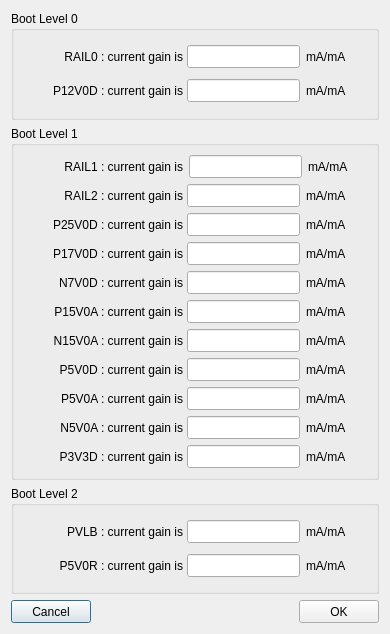
<?xml version="1.0" encoding="UTF-8"?>
<ui version="4.0">
 <class>Dialog</class>
 <widget class="QDialog" name="Dialog">
  <property name="geometry">
   <rect>
    <x>0</x>
    <y>0</y>
    <width>390</width>
    <height>634</height>
   </rect>
  </property>
  <property name="sizePolicy">
   <sizepolicy hsizetype="Preferred" vsizetype="Preferred">
    <horstretch>0</horstretch>
    <verstretch>0</verstretch>
   </sizepolicy>
  </property>
  <property name="minimumSize">
   <size>
    <width>390</width>
    <height>634</height>
   </size>
  </property>
  <property name="maximumSize">
   <size>
    <width>390</width>
    <height>634</height>
   </size>
  </property>
  <property name="windowTitle">
   <string>Dialog</string>
  </property>
  <layout class="QVBoxLayout" name="verticalLayout_4">
   <item>
    <widget class="QGroupBox" name="bootLevel2GroupBox_2">
     <property name="sizePolicy">
      <sizepolicy hsizetype="Preferred" vsizetype="Preferred">
       <horstretch>0</horstretch>
       <verstretch>0</verstretch>
      </sizepolicy>
     </property>
     <property name="title">
      <string>Boot Level 0</string>
     </property>
     <layout class="QVBoxLayout" name="verticalLayout_3">
      <item>
       <layout class="QHBoxLayout" name="horizontalLayout_15">
        <item>
         <widget class="QLabel" name="RAIL0_Label">
          <property name="sizePolicy">
           <sizepolicy hsizetype="Fixed" vsizetype="Fixed">
            <horstretch>0</horstretch>
            <verstretch>0</verstretch>
           </sizepolicy>
          </property>
          <property name="minimumSize">
           <size>
            <width>160</width>
            <height>21</height>
           </size>
          </property>
          <property name="maximumSize">
           <size>
            <width>160</width>
            <height>21</height>
           </size>
          </property>
          <property name="text">
           <string>RAIL0 : current gain is</string>
          </property>
          <property name="alignment">
           <set>Qt::AlignRight|Qt::AlignTrailing|Qt::AlignVCenter</set>
          </property>
         </widget>
        </item>
        <item>
         <widget class="QLineEdit" name="RAIL0_IGAIN">
          <property name="minimumSize">
           <size>
            <width>113</width>
            <height>23</height>
           </size>
          </property>
          <property name="maximumSize">
           <size>
            <width>113</width>
            <height>23</height>
           </size>
          </property>
          <property name="alignment">
           <set>Qt::AlignCenter</set>
          </property>
         </widget>
        </item>
        <item>
         <widget class="QLabel" name="label_38">
          <property name="sizePolicy">
           <sizepolicy hsizetype="Fixed" vsizetype="Fixed">
            <horstretch>0</horstretch>
            <verstretch>0</verstretch>
           </sizepolicy>
          </property>
          <property name="minimumSize">
           <size>
            <width>61</width>
            <height>21</height>
           </size>
          </property>
          <property name="maximumSize">
           <size>
            <width>61</width>
            <height>21</height>
           </size>
          </property>
          <property name="text">
           <string>mA/mA</string>
          </property>
         </widget>
        </item>
       </layout>
      </item>
      <item>
       <layout class="QHBoxLayout" name="horizontalLayout_16">
        <item>
         <widget class="QLabel" name="P12V0D_Label">
          <property name="sizePolicy">
           <sizepolicy hsizetype="Fixed" vsizetype="Fixed">
            <horstretch>0</horstretch>
            <verstretch>0</verstretch>
           </sizepolicy>
          </property>
          <property name="minimumSize">
           <size>
            <width>160</width>
            <height>21</height>
           </size>
          </property>
          <property name="maximumSize">
           <size>
            <width>160</width>
            <height>21</height>
           </size>
          </property>
          <property name="text">
           <string>P12V0D : current gain is</string>
          </property>
          <property name="alignment">
           <set>Qt::AlignRight|Qt::AlignTrailing|Qt::AlignVCenter</set>
          </property>
         </widget>
        </item>
        <item>
         <widget class="QLineEdit" name="P12V0D_IGAIN">
          <property name="minimumSize">
           <size>
            <width>113</width>
            <height>23</height>
           </size>
          </property>
          <property name="maximumSize">
           <size>
            <width>113</width>
            <height>23</height>
           </size>
          </property>
          <property name="alignment">
           <set>Qt::AlignCenter</set>
          </property>
         </widget>
        </item>
        <item>
         <widget class="QLabel" name="label_37">
          <property name="sizePolicy">
           <sizepolicy hsizetype="Fixed" vsizetype="Fixed">
            <horstretch>0</horstretch>
            <verstretch>0</verstretch>
           </sizepolicy>
          </property>
          <property name="minimumSize">
           <size>
            <width>61</width>
            <height>21</height>
           </size>
          </property>
          <property name="maximumSize">
           <size>
            <width>61</width>
            <height>21</height>
           </size>
          </property>
          <property name="text">
           <string>mA/mA</string>
          </property>
         </widget>
        </item>
       </layout>
      </item>
     </layout>
    </widget>
   </item>
   <item>
    <widget class="QGroupBox" name="bootLevel1GroupBox">
     <property name="title">
      <string>Boot Level 1</string>
     </property>
     <layout class="QVBoxLayout" name="verticalLayout">
      <item>
       <layout class="QHBoxLayout" name="horizontalLayout">
        <item>
         <widget class="QLabel" name="RAIL1_Label">
          <property name="sizePolicy">
           <sizepolicy hsizetype="Fixed" vsizetype="Fixed">
            <horstretch>0</horstretch>
            <verstretch>0</verstretch>
           </sizepolicy>
          </property>
          <property name="minimumSize">
           <size>
            <width>160</width>
            <height>21</height>
           </size>
          </property>
          <property name="maximumSize">
           <size>
            <width>160</width>
            <height>21</height>
           </size>
          </property>
          <property name="text">
           <string>RAIL1 : current gain is</string>
          </property>
          <property name="alignment">
           <set>Qt::AlignRight|Qt::AlignTrailing|Qt::AlignVCenter</set>
          </property>
         </widget>
        </item>
        <item>
         <widget class="QLineEdit" name="RAIL1_IGAIN">
          <property name="minimumSize">
           <size>
            <width>113</width>
            <height>23</height>
           </size>
          </property>
          <property name="maximumSize">
           <size>
            <width>113</width>
            <height>23</height>
           </size>
          </property>
          <property name="alignment">
           <set>Qt::AlignCenter</set>
          </property>
         </widget>
        </item>
        <item>
         <widget class="QLabel" name="label">
          <property name="sizePolicy">
           <sizepolicy hsizetype="Fixed" vsizetype="Fixed">
            <horstretch>0</horstretch>
            <verstretch>0</verstretch>
           </sizepolicy>
          </property>
          <property name="minimumSize">
           <size>
            <width>30</width>
            <height>21</height>
           </size>
          </property>
          <property name="maximumSize">
           <size>
            <width>100</width>
            <height>21</height>
           </size>
          </property>
          <property name="text">
           <string>mA/mA</string>
          </property>
         </widget>
        </item>
       </layout>
      </item>
      <item>
       <layout class="QHBoxLayout" name="horizontalLayout_2">
        <item>
         <widget class="QLabel" name="RAIL2_PRE">
          <property name="sizePolicy">
           <sizepolicy hsizetype="Fixed" vsizetype="Fixed">
            <horstretch>0</horstretch>
            <verstretch>0</verstretch>
           </sizepolicy>
          </property>
          <property name="minimumSize">
           <size>
            <width>160</width>
            <height>21</height>
           </size>
          </property>
          <property name="maximumSize">
           <size>
            <width>160</width>
            <height>21</height>
           </size>
          </property>
          <property name="text">
           <string>RAIL2 : current gain is</string>
          </property>
          <property name="alignment">
           <set>Qt::AlignRight|Qt::AlignTrailing|Qt::AlignVCenter</set>
          </property>
         </widget>
        </item>
        <item>
         <widget class="QLineEdit" name="RAIL2_IGAIN">
          <property name="minimumSize">
           <size>
            <width>113</width>
            <height>23</height>
           </size>
          </property>
          <property name="maximumSize">
           <size>
            <width>113</width>
            <height>23</height>
           </size>
          </property>
          <property name="alignment">
           <set>Qt::AlignCenter</set>
          </property>
         </widget>
        </item>
        <item>
         <widget class="QLabel" name="label_25">
          <property name="sizePolicy">
           <sizepolicy hsizetype="Fixed" vsizetype="Fixed">
            <horstretch>0</horstretch>
            <verstretch>0</verstretch>
           </sizepolicy>
          </property>
          <property name="minimumSize">
           <size>
            <width>61</width>
            <height>21</height>
           </size>
          </property>
          <property name="maximumSize">
           <size>
            <width>61</width>
            <height>21</height>
           </size>
          </property>
          <property name="text">
           <string>mA/mA</string>
          </property>
         </widget>
        </item>
       </layout>
      </item>
      <item>
       <layout class="QHBoxLayout" name="horizontalLayout_3">
        <item>
         <widget class="QLabel" name="P25V0D_PRE">
          <property name="sizePolicy">
           <sizepolicy hsizetype="Fixed" vsizetype="Fixed">
            <horstretch>0</horstretch>
            <verstretch>0</verstretch>
           </sizepolicy>
          </property>
          <property name="minimumSize">
           <size>
            <width>160</width>
            <height>21</height>
           </size>
          </property>
          <property name="maximumSize">
           <size>
            <width>160</width>
            <height>21</height>
           </size>
          </property>
          <property name="text">
           <string>P25V0D : current gain is</string>
          </property>
          <property name="alignment">
           <set>Qt::AlignRight|Qt::AlignTrailing|Qt::AlignVCenter</set>
          </property>
         </widget>
        </item>
        <item>
         <widget class="QLineEdit" name="P25V0D_IGAIN">
          <property name="minimumSize">
           <size>
            <width>113</width>
            <height>23</height>
           </size>
          </property>
          <property name="maximumSize">
           <size>
            <width>113</width>
            <height>23</height>
           </size>
          </property>
          <property name="alignment">
           <set>Qt::AlignCenter</set>
          </property>
         </widget>
        </item>
        <item>
         <widget class="QLabel" name="label_26">
          <property name="sizePolicy">
           <sizepolicy hsizetype="Fixed" vsizetype="Fixed">
            <horstretch>0</horstretch>
            <verstretch>0</verstretch>
           </sizepolicy>
          </property>
          <property name="minimumSize">
           <size>
            <width>61</width>
            <height>21</height>
           </size>
          </property>
          <property name="maximumSize">
           <size>
            <width>61</width>
            <height>21</height>
           </size>
          </property>
          <property name="text">
           <string>mA/mA</string>
          </property>
         </widget>
        </item>
       </layout>
      </item>
      <item>
       <layout class="QHBoxLayout" name="horizontalLayout_4">
        <item>
         <widget class="QLabel" name="label_3">
          <property name="sizePolicy">
           <sizepolicy hsizetype="Fixed" vsizetype="Fixed">
            <horstretch>0</horstretch>
            <verstretch>0</verstretch>
           </sizepolicy>
          </property>
          <property name="minimumSize">
           <size>
            <width>160</width>
            <height>21</height>
           </size>
          </property>
          <property name="maximumSize">
           <size>
            <width>160</width>
            <height>21</height>
           </size>
          </property>
          <property name="text">
           <string>P17V0D : current gain is</string>
          </property>
          <property name="alignment">
           <set>Qt::AlignRight|Qt::AlignTrailing|Qt::AlignVCenter</set>
          </property>
         </widget>
        </item>
        <item>
         <widget class="QLineEdit" name="P17V0D_IGAIN">
          <property name="minimumSize">
           <size>
            <width>113</width>
            <height>23</height>
           </size>
          </property>
          <property name="maximumSize">
           <size>
            <width>113</width>
            <height>23</height>
           </size>
          </property>
          <property name="alignment">
           <set>Qt::AlignCenter</set>
          </property>
         </widget>
        </item>
        <item>
         <widget class="QLabel" name="label_27">
          <property name="sizePolicy">
           <sizepolicy hsizetype="Fixed" vsizetype="Fixed">
            <horstretch>0</horstretch>
            <verstretch>0</verstretch>
           </sizepolicy>
          </property>
          <property name="minimumSize">
           <size>
            <width>61</width>
            <height>21</height>
           </size>
          </property>
          <property name="maximumSize">
           <size>
            <width>61</width>
            <height>21</height>
           </size>
          </property>
          <property name="text">
           <string>mA/mA</string>
          </property>
         </widget>
        </item>
       </layout>
      </item>
      <item>
       <layout class="QHBoxLayout" name="horizontalLayout_5">
        <item>
         <widget class="QLabel" name="label_4">
          <property name="sizePolicy">
           <sizepolicy hsizetype="Fixed" vsizetype="Fixed">
            <horstretch>0</horstretch>
            <verstretch>0</verstretch>
           </sizepolicy>
          </property>
          <property name="minimumSize">
           <size>
            <width>160</width>
            <height>21</height>
           </size>
          </property>
          <property name="maximumSize">
           <size>
            <width>160</width>
            <height>21</height>
           </size>
          </property>
          <property name="text">
           <string>N7V0D : current gain is</string>
          </property>
          <property name="alignment">
           <set>Qt::AlignRight|Qt::AlignTrailing|Qt::AlignVCenter</set>
          </property>
         </widget>
        </item>
        <item>
         <widget class="QLineEdit" name="N7V0D_IGAIN">
          <property name="minimumSize">
           <size>
            <width>113</width>
            <height>23</height>
           </size>
          </property>
          <property name="maximumSize">
           <size>
            <width>113</width>
            <height>23</height>
           </size>
          </property>
          <property name="alignment">
           <set>Qt::AlignCenter</set>
          </property>
         </widget>
        </item>
        <item>
         <widget class="QLabel" name="label_28">
          <property name="sizePolicy">
           <sizepolicy hsizetype="Fixed" vsizetype="Fixed">
            <horstretch>0</horstretch>
            <verstretch>0</verstretch>
           </sizepolicy>
          </property>
          <property name="minimumSize">
           <size>
            <width>61</width>
            <height>21</height>
           </size>
          </property>
          <property name="maximumSize">
           <size>
            <width>61</width>
            <height>21</height>
           </size>
          </property>
          <property name="text">
           <string>mA/mA</string>
          </property>
         </widget>
        </item>
       </layout>
      </item>
      <item>
       <layout class="QHBoxLayout" name="horizontalLayout_6">
        <item>
         <widget class="QLabel" name="label_5">
          <property name="sizePolicy">
           <sizepolicy hsizetype="Fixed" vsizetype="Fixed">
            <horstretch>0</horstretch>
            <verstretch>0</verstretch>
           </sizepolicy>
          </property>
          <property name="minimumSize">
           <size>
            <width>160</width>
            <height>21</height>
           </size>
          </property>
          <property name="maximumSize">
           <size>
            <width>160</width>
            <height>21</height>
           </size>
          </property>
          <property name="text">
           <string>P15V0A : current gain is</string>
          </property>
          <property name="alignment">
           <set>Qt::AlignRight|Qt::AlignTrailing|Qt::AlignVCenter</set>
          </property>
         </widget>
        </item>
        <item>
         <widget class="QLineEdit" name="P15V0A_IGAIN">
          <property name="minimumSize">
           <size>
            <width>113</width>
            <height>23</height>
           </size>
          </property>
          <property name="maximumSize">
           <size>
            <width>113</width>
            <height>23</height>
           </size>
          </property>
          <property name="alignment">
           <set>Qt::AlignCenter</set>
          </property>
         </widget>
        </item>
        <item>
         <widget class="QLabel" name="label_29">
          <property name="sizePolicy">
           <sizepolicy hsizetype="Fixed" vsizetype="Fixed">
            <horstretch>0</horstretch>
            <verstretch>0</verstretch>
           </sizepolicy>
          </property>
          <property name="minimumSize">
           <size>
            <width>61</width>
            <height>21</height>
           </size>
          </property>
          <property name="maximumSize">
           <size>
            <width>61</width>
            <height>21</height>
           </size>
          </property>
          <property name="text">
           <string>mA/mA</string>
          </property>
         </widget>
        </item>
       </layout>
      </item>
      <item>
       <layout class="QHBoxLayout" name="horizontalLayout_7">
        <item>
         <widget class="QLabel" name="label_6">
          <property name="sizePolicy">
           <sizepolicy hsizetype="Fixed" vsizetype="Fixed">
            <horstretch>0</horstretch>
            <verstretch>0</verstretch>
           </sizepolicy>
          </property>
          <property name="minimumSize">
           <size>
            <width>160</width>
            <height>21</height>
           </size>
          </property>
          <property name="maximumSize">
           <size>
            <width>160</width>
            <height>21</height>
           </size>
          </property>
          <property name="text">
           <string>N15V0A : current gain is</string>
          </property>
          <property name="alignment">
           <set>Qt::AlignRight|Qt::AlignTrailing|Qt::AlignVCenter</set>
          </property>
         </widget>
        </item>
        <item>
         <widget class="QLineEdit" name="N15V0A_IGAIN">
          <property name="minimumSize">
           <size>
            <width>113</width>
            <height>23</height>
           </size>
          </property>
          <property name="maximumSize">
           <size>
            <width>113</width>
            <height>23</height>
           </size>
          </property>
          <property name="alignment">
           <set>Qt::AlignCenter</set>
          </property>
         </widget>
        </item>
        <item>
         <widget class="QLabel" name="label_30">
          <property name="sizePolicy">
           <sizepolicy hsizetype="Fixed" vsizetype="Fixed">
            <horstretch>0</horstretch>
            <verstretch>0</verstretch>
           </sizepolicy>
          </property>
          <property name="minimumSize">
           <size>
            <width>61</width>
            <height>21</height>
           </size>
          </property>
          <property name="maximumSize">
           <size>
            <width>61</width>
            <height>21</height>
           </size>
          </property>
          <property name="text">
           <string>mA/mA</string>
          </property>
         </widget>
        </item>
       </layout>
      </item>
      <item>
       <layout class="QHBoxLayout" name="horizontalLayout_8">
        <item>
         <widget class="QLabel" name="label_7">
          <property name="sizePolicy">
           <sizepolicy hsizetype="Fixed" vsizetype="Fixed">
            <horstretch>0</horstretch>
            <verstretch>0</verstretch>
           </sizepolicy>
          </property>
          <property name="minimumSize">
           <size>
            <width>160</width>
            <height>21</height>
           </size>
          </property>
          <property name="maximumSize">
           <size>
            <width>160</width>
            <height>21</height>
           </size>
          </property>
          <property name="text">
           <string>P5V0D : current gain is</string>
          </property>
          <property name="alignment">
           <set>Qt::AlignRight|Qt::AlignTrailing|Qt::AlignVCenter</set>
          </property>
         </widget>
        </item>
        <item>
         <widget class="QLineEdit" name="P5V0D_IGAIN">
          <property name="minimumSize">
           <size>
            <width>113</width>
            <height>23</height>
           </size>
          </property>
          <property name="maximumSize">
           <size>
            <width>113</width>
            <height>23</height>
           </size>
          </property>
          <property name="alignment">
           <set>Qt::AlignCenter</set>
          </property>
         </widget>
        </item>
        <item>
         <widget class="QLabel" name="label_31">
          <property name="sizePolicy">
           <sizepolicy hsizetype="Fixed" vsizetype="Fixed">
            <horstretch>0</horstretch>
            <verstretch>0</verstretch>
           </sizepolicy>
          </property>
          <property name="minimumSize">
           <size>
            <width>61</width>
            <height>21</height>
           </size>
          </property>
          <property name="maximumSize">
           <size>
            <width>61</width>
            <height>21</height>
           </size>
          </property>
          <property name="text">
           <string>mA/mA</string>
          </property>
         </widget>
        </item>
       </layout>
      </item>
      <item>
       <layout class="QHBoxLayout" name="horizontalLayout_9">
        <item>
         <widget class="QLabel" name="label_8">
          <property name="sizePolicy">
           <sizepolicy hsizetype="Fixed" vsizetype="Fixed">
            <horstretch>0</horstretch>
            <verstretch>0</verstretch>
           </sizepolicy>
          </property>
          <property name="minimumSize">
           <size>
            <width>160</width>
            <height>21</height>
           </size>
          </property>
          <property name="maximumSize">
           <size>
            <width>160</width>
            <height>21</height>
           </size>
          </property>
          <property name="text">
           <string>P5V0A : current gain is</string>
          </property>
          <property name="alignment">
           <set>Qt::AlignRight|Qt::AlignTrailing|Qt::AlignVCenter</set>
          </property>
         </widget>
        </item>
        <item>
         <widget class="QLineEdit" name="P5V0A_IGAIN">
          <property name="minimumSize">
           <size>
            <width>113</width>
            <height>23</height>
           </size>
          </property>
          <property name="maximumSize">
           <size>
            <width>113</width>
            <height>23</height>
           </size>
          </property>
          <property name="alignment">
           <set>Qt::AlignCenter</set>
          </property>
         </widget>
        </item>
        <item>
         <widget class="QLabel" name="label_32">
          <property name="sizePolicy">
           <sizepolicy hsizetype="Fixed" vsizetype="Fixed">
            <horstretch>0</horstretch>
            <verstretch>0</verstretch>
           </sizepolicy>
          </property>
          <property name="minimumSize">
           <size>
            <width>61</width>
            <height>21</height>
           </size>
          </property>
          <property name="maximumSize">
           <size>
            <width>61</width>
            <height>21</height>
           </size>
          </property>
          <property name="text">
           <string>mA/mA</string>
          </property>
         </widget>
        </item>
       </layout>
      </item>
      <item>
       <layout class="QHBoxLayout" name="horizontalLayout_10">
        <item>
         <widget class="QLabel" name="label_9">
          <property name="sizePolicy">
           <sizepolicy hsizetype="Fixed" vsizetype="Fixed">
            <horstretch>0</horstretch>
            <verstretch>0</verstretch>
           </sizepolicy>
          </property>
          <property name="minimumSize">
           <size>
            <width>160</width>
            <height>21</height>
           </size>
          </property>
          <property name="maximumSize">
           <size>
            <width>160</width>
            <height>21</height>
           </size>
          </property>
          <property name="text">
           <string>N5V0A : current gain is</string>
          </property>
          <property name="alignment">
           <set>Qt::AlignRight|Qt::AlignTrailing|Qt::AlignVCenter</set>
          </property>
         </widget>
        </item>
        <item>
         <widget class="QLineEdit" name="N5V0A_IGAIN">
          <property name="minimumSize">
           <size>
            <width>113</width>
            <height>23</height>
           </size>
          </property>
          <property name="maximumSize">
           <size>
            <width>113</width>
            <height>23</height>
           </size>
          </property>
          <property name="alignment">
           <set>Qt::AlignCenter</set>
          </property>
         </widget>
        </item>
        <item>
         <widget class="QLabel" name="label_33">
          <property name="sizePolicy">
           <sizepolicy hsizetype="Fixed" vsizetype="Fixed">
            <horstretch>0</horstretch>
            <verstretch>0</verstretch>
           </sizepolicy>
          </property>
          <property name="minimumSize">
           <size>
            <width>61</width>
            <height>21</height>
           </size>
          </property>
          <property name="maximumSize">
           <size>
            <width>61</width>
            <height>21</height>
           </size>
          </property>
          <property name="text">
           <string>mA/mA</string>
          </property>
         </widget>
        </item>
       </layout>
      </item>
      <item>
       <layout class="QHBoxLayout" name="horizontalLayout_11">
        <item>
         <widget class="QLabel" name="label_10">
          <property name="sizePolicy">
           <sizepolicy hsizetype="Fixed" vsizetype="Fixed">
            <horstretch>0</horstretch>
            <verstretch>0</verstretch>
           </sizepolicy>
          </property>
          <property name="minimumSize">
           <size>
            <width>160</width>
            <height>21</height>
           </size>
          </property>
          <property name="maximumSize">
           <size>
            <width>160</width>
            <height>21</height>
           </size>
          </property>
          <property name="text">
           <string>P3V3D : current gain is</string>
          </property>
          <property name="alignment">
           <set>Qt::AlignRight|Qt::AlignTrailing|Qt::AlignVCenter</set>
          </property>
         </widget>
        </item>
        <item>
         <widget class="QLineEdit" name="P3V3D_IGAIN">
          <property name="minimumSize">
           <size>
            <width>113</width>
            <height>23</height>
           </size>
          </property>
          <property name="maximumSize">
           <size>
            <width>113</width>
            <height>23</height>
           </size>
          </property>
          <property name="alignment">
           <set>Qt::AlignCenter</set>
          </property>
         </widget>
        </item>
        <item>
         <widget class="QLabel" name="label_34">
          <property name="sizePolicy">
           <sizepolicy hsizetype="Fixed" vsizetype="Fixed">
            <horstretch>0</horstretch>
            <verstretch>0</verstretch>
           </sizepolicy>
          </property>
          <property name="minimumSize">
           <size>
            <width>61</width>
            <height>21</height>
           </size>
          </property>
          <property name="maximumSize">
           <size>
            <width>61</width>
            <height>21</height>
           </size>
          </property>
          <property name="text">
           <string>mA/mA</string>
          </property>
         </widget>
        </item>
       </layout>
      </item>
     </layout>
    </widget>
   </item>
   <item>
    <widget class="QGroupBox" name="bootLevel2GroupBox">
     <property name="sizePolicy">
      <sizepolicy hsizetype="Preferred" vsizetype="Preferred">
       <horstretch>0</horstretch>
       <verstretch>0</verstretch>
      </sizepolicy>
     </property>
     <property name="title">
      <string>Boot Level 2</string>
     </property>
     <layout class="QVBoxLayout" name="verticalLayout_2">
      <item>
       <layout class="QHBoxLayout" name="horizontalLayout_12">
        <item>
         <widget class="QLabel" name="label_11">
          <property name="sizePolicy">
           <sizepolicy hsizetype="Fixed" vsizetype="Fixed">
            <horstretch>0</horstretch>
            <verstretch>0</verstretch>
           </sizepolicy>
          </property>
          <property name="minimumSize">
           <size>
            <width>160</width>
            <height>21</height>
           </size>
          </property>
          <property name="maximumSize">
           <size>
            <width>160</width>
            <height>21</height>
           </size>
          </property>
          <property name="text">
           <string>PVLB : current gain is</string>
          </property>
          <property name="alignment">
           <set>Qt::AlignRight|Qt::AlignTrailing|Qt::AlignVCenter</set>
          </property>
         </widget>
        </item>
        <item>
         <widget class="QLineEdit" name="PVLB_IGAIN">
          <property name="minimumSize">
           <size>
            <width>113</width>
            <height>23</height>
           </size>
          </property>
          <property name="maximumSize">
           <size>
            <width>113</width>
            <height>23</height>
           </size>
          </property>
          <property name="alignment">
           <set>Qt::AlignCenter</set>
          </property>
         </widget>
        </item>
        <item>
         <widget class="QLabel" name="label_35">
          <property name="sizePolicy">
           <sizepolicy hsizetype="Fixed" vsizetype="Fixed">
            <horstretch>0</horstretch>
            <verstretch>0</verstretch>
           </sizepolicy>
          </property>
          <property name="minimumSize">
           <size>
            <width>61</width>
            <height>21</height>
           </size>
          </property>
          <property name="maximumSize">
           <size>
            <width>61</width>
            <height>21</height>
           </size>
          </property>
          <property name="text">
           <string>mA/mA</string>
          </property>
         </widget>
        </item>
       </layout>
      </item>
      <item>
       <layout class="QHBoxLayout" name="horizontalLayout_13">
        <item>
         <widget class="QLabel" name="label_12">
          <property name="sizePolicy">
           <sizepolicy hsizetype="Fixed" vsizetype="Fixed">
            <horstretch>0</horstretch>
            <verstretch>0</verstretch>
           </sizepolicy>
          </property>
          <property name="minimumSize">
           <size>
            <width>160</width>
            <height>21</height>
           </size>
          </property>
          <property name="maximumSize">
           <size>
            <width>160</width>
            <height>21</height>
           </size>
          </property>
          <property name="text">
           <string>P5V0R : current gain is</string>
          </property>
          <property name="alignment">
           <set>Qt::AlignRight|Qt::AlignTrailing|Qt::AlignVCenter</set>
          </property>
         </widget>
        </item>
        <item>
         <widget class="QLineEdit" name="P5V0R_IGAIN">
          <property name="minimumSize">
           <size>
            <width>113</width>
            <height>23</height>
           </size>
          </property>
          <property name="maximumSize">
           <size>
            <width>113</width>
            <height>23</height>
           </size>
          </property>
          <property name="alignment">
           <set>Qt::AlignCenter</set>
          </property>
         </widget>
        </item>
        <item>
         <widget class="QLabel" name="label_36">
          <property name="sizePolicy">
           <sizepolicy hsizetype="Fixed" vsizetype="Fixed">
            <horstretch>0</horstretch>
            <verstretch>0</verstretch>
           </sizepolicy>
          </property>
          <property name="minimumSize">
           <size>
            <width>61</width>
            <height>21</height>
           </size>
          </property>
          <property name="maximumSize">
           <size>
            <width>61</width>
            <height>21</height>
           </size>
          </property>
          <property name="text">
           <string>mA/mA</string>
          </property>
         </widget>
        </item>
       </layout>
      </item>
     </layout>
    </widget>
   </item>
   <item>
    <layout class="QHBoxLayout" name="horizontalLayout_14">
     <item>
      <widget class="QPushButton" name="CancelButton">
       <property name="minimumSize">
        <size>
         <width>80</width>
         <height>23</height>
        </size>
       </property>
       <property name="maximumSize">
        <size>
         <width>80</width>
         <height>23</height>
        </size>
       </property>
       <property name="text">
        <string>Cancel</string>
       </property>
      </widget>
     </item>
     <item>
      <spacer name="horizontalSpacer">
       <property name="orientation">
        <enum>Qt::Horizontal</enum>
       </property>
       <property name="sizeHint" stdset="0">
        <size>
         <width>40</width>
         <height>20</height>
        </size>
       </property>
      </spacer>
     </item>
     <item>
      <widget class="QPushButton" name="OKButton">
       <property name="minimumSize">
        <size>
         <width>80</width>
         <height>23</height>
        </size>
       </property>
       <property name="maximumSize">
        <size>
         <width>80</width>
         <height>23</height>
        </size>
       </property>
       <property name="text">
        <string>OK</string>
       </property>
      </widget>
     </item>
    </layout>
   </item>
  </layout>
 </widget>
 <resources/>
 <connections/>
</ui>
